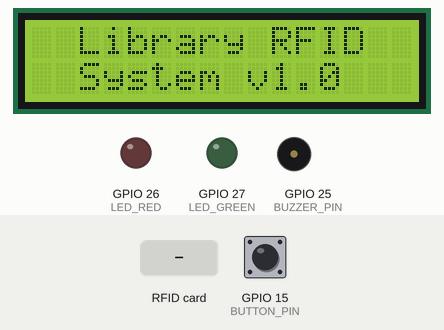
Recording of a sketch running on a simulated ESP32. Shown: 16×2 character LCD, output pins drawn as LEDs (lit = HIGH), buzzer (waves = sounding, pin HIGH). The inputs (shaded band) are chosen by the test bench; at power-on: GPIO 15 (BUTTON_PIN) HIGH. WiFi joins after 1.5 s; servers stay silent unless stated; uploads are accepted with an empty reply; what the sketch prints to the serial monitor is not drawn.

Above: at 3.2 s.
At 11.2 s:
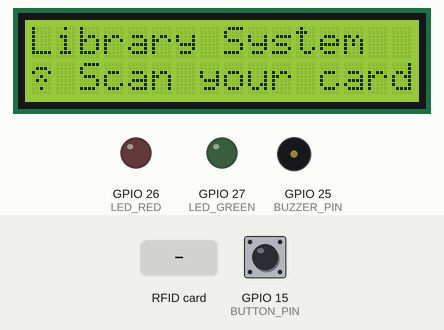
11.3 s: RFID card 5E 7A 19 C4 held to the reader
At 12.6 s:
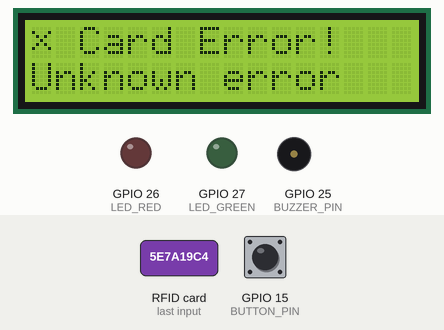
14.3 s: GPIO 15 (BUTTON_PIN) pulled LOW for 1 s
At 16.2 s:
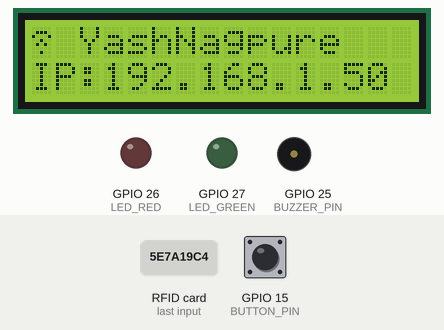
Timing chart, 0 to 17.7 s (numbered marks = the images above; inputs shaded):
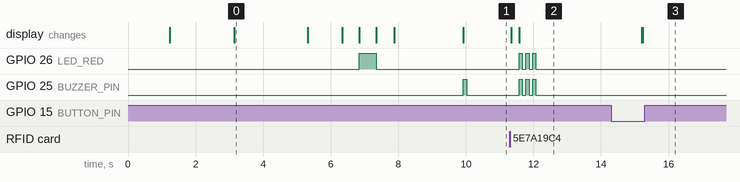

Measured:
- after the input at 11.3 s, GPIO 26 (LED_RED), GPIO 25 (BUZZER_PIN): alternates HIGH for 0.10 s and LOW for 0.10 s, 6 changes in all, then stays LOW, starting after 0.27 s; the display: first changes at once (image 2 shows a later state)
- after the input at 14.3 s, the display: first differs from a run without the input after 0.94 s (image 3)
- what the display in image 0 shows lasts 2.2 s, from 3.1 s to 5.3 s

The sketch:

rfid_scanner.ino
```cpp
/*
 * ━━━━━━━━━━━━━━━━━━━━━━━━━━━━━━━━━━━━━━━━━━━━━━━━━━
 *   ESP32 + RC522 RFID Scanner for Library System
 *   With 16x2 LCD, Buzzer, LED & Push Button
 * ━━━━━━━━━━━━━━━━━━━━━━━━━━━━━━━━━━━━━━━━━━━━━━━━━━
 *
 *  Hardware Wiring (matching your circuit diagram):
 *
 *  ┌─────────────────────────────────────────────────┐
 *  │ MFRC522 RFID    │ ESP32                        │
 *  ├─────────────────┼──────────────────────────────│
 *  │ SDA (SS)        │ GPIO  5                      │
 *  │ SCK             │ GPIO 18                      │
 *  │ MOSI            │ GPIO 23                      │
 *  │ MISO            │ GPIO 19                      │
 *  │ RST             │ GPIO 27                      │
 *  │ 3.3V            │ 3.3V                         │
 *  │ GND             │ GND                          │
 *  ├─────────────────┼──────────────────────────────│
 *  │ 16x2 LCD (I2C)  │ ESP32                        │
 *  ├─────────────────┼──────────────────────────────│
 *  │ SDA             │ GPIO 21                      │
 *  │ SCL             │ GPIO 22                      │
 *  │ VCC             │ 5V (Vin)                     │
 *  │ GND             │ GND                          │
 *  ├─────────────────┼──────────────────────────────│
 *  │ Buzzer          │ BC547 Base → R2(330Ω) → GPIO 4│
 *  │ Red LED         │ R1(330Ω) → GPIO 2            │
 *  │ Push Button     │ GPIO 15 → GND                │
 *  └─────────────────┴──────────────────────────────┘
 *
 *  Required Libraries (install via Arduino Library Manager):
 *  - MFRC522 by GithubCommunity (v1.4.10+)
 *  - ArduinoJson by Benoit Blanchon (v7.x)
 *  - LiquidCrystal_I2C by Frank de Brabander
 *  - WiFi (built-in with ESP32 board package)
 *  - HTTPClient (built-in with ESP32 board package)
 */

#include <SPI.h>
#include <MFRC522.h>
#include <WiFi.h>
#include <HTTPClient.h>
#include <WiFiClientSecure.h>
#include <ArduinoJson.h>
#include <Wire.h>
#include <LiquidCrystal_I2C.h>

// ━━━━━━━━━━━━━━━ CONFIGURATION ━━━━━━━━━━━━━━━
// ⚠️ CHANGE THESE VALUES TO MATCH YOUR SETUP

// WiFi credentials
const char* WIFI_SSID     = "YashNagpure";
const char* WIFI_PASSWORD = "yash1234";

// Backend API URL — use your computer's local IP or Render URL
// For local development:  "http://192.168.1.100:5000"
// For Render deployment:  "https://your-app.onrender.com"
const char* SERVER_URL    = "https://library-management-system-206v.onrender.com";

// ESP32 API key (must match ESP32_API_KEY in your backend .env)
const char* API_KEY       = "esp32-library-secret-key-2026";  // ← Change this

// ━━━━━━━━━━━━━━━ PIN DEFINITIONS (matching your circuit) ━━━━━━━━━━━━━━━
// RFID RC522 (SPI)
#define SS_PIN     5     // SDA pin
#define RST_PIN    -1    // RST pin (-1 = not used, RST tied to 3.3V on board)

// LCD 16x2 (I2C) — Custom pins: SDA=GPIO21, SCL=GPIO32
#define LCD_ADDRESS 0x27  // Common I2C address (try 0x3F if 0x27 doesn't work)
#define LCD_COLS    16
#define LCD_ROWS    2
#define LCD_SDA     21    // I2C SDA
#define LCD_SCL     32    // I2C SCL (not default 22, since 22 is used by RFID RST)

// Buzzer (through BC547 transistor)
#define BUZZER_PIN 25

// Red LED (with 330Ω resistor)
#define LED_RED    26

// Green LED
#define LED_GREEN  27

// Push Button
#define BUTTON_PIN 15

// ━━━━━━━━━━━━━━━ TIMING ━━━━━━━━━━━━━━━━━━━━━━
#define SCAN_COOLDOWN_MS    3000   // 3 seconds between same card scans
#define LCD_DISPLAY_TIME_MS 3000   // Show result on LCD for 3 seconds
#define HTTP_TIMEOUT_MS     10000  // 10 second HTTP timeout

// ━━━━━━━━━━━━━━━ GLOBALS ━━━━━━━━━━━━━━━━━━━━━━
MFRC522 rfid(SS_PIN, RST_PIN);
LiquidCrystal_I2C lcd(LCD_ADDRESS, LCD_COLS, LCD_ROWS);

String lastUID = "";
unsigned long lastScanTime = 0;
bool buttonPressed = false;

// Custom LCD characters
byte checkMark[8] = {
  0b00000, 0b00001, 0b00011, 0b10110,
  0b11100, 0b01000, 0b00000, 0b00000
};

byte crossMark[8] = {
  0b00000, 0b10001, 0b01010, 0b00100,
  0b01010, 0b10001, 0b00000, 0b00000
};

byte wifiIcon[8] = {
  0b00000, 0b01110, 0b10001, 0b00100,
  0b01010, 0b00000, 0b00100, 0b00000
};

// ━━━━━━━━━━━━━━━ SETUP ━━━━━━━━━━━━━━━━━━━━━━━━
void setup() {
  Serial.begin(115200);
  delay(1000);

  Serial.println();
  Serial.println("━━━━━━━━━━━━━━━━━━━━━━━━━━━━━━━━━━━━━━━");
  Serial.println("📚 Library RFID Scanner - ESP32");
  Serial.println("━━━━━━━━━━━━━━━━━━━━━━━━━━━━━━━━━━━━━━━");

  // Initialize pins
  pinMode(LED_RED, OUTPUT);
  pinMode(LED_GREEN, OUTPUT);
  pinMode(BUZZER_PIN, OUTPUT);
  pinMode(BUTTON_PIN, INPUT_PULLUP);

  digitalWrite(LED_RED, LOW);
  digitalWrite(LED_GREEN, LOW);
  digitalWrite(BUZZER_PIN, LOW);

  // ━━━ Step 1: Initialize I2C with custom pins FIRST ━━━
  Wire.begin(LCD_SDA, LCD_SCL);
  delay(100);

  // ━━━ Step 2: Initialize LCD ━━━
  lcd.init();
  lcd.backlight();
  lcd.createChar(0, checkMark);
  lcd.createChar(1, crossMark);
  lcd.createChar(2, wifiIcon);

  lcd.clear();
  lcd.setCursor(0, 0);
  lcd.print("Library RFID");
  lcd.setCursor(0, 1);
  lcd.print("Starting...");
  delay(1500);

  // ━━━ Step 3: Initialize SPI and RFID reader ━━━
  SPI.begin();
  delay(100);
  rfid.PCD_Init();
  delay(200);

  // I2C address scan (helps debug LCD issues)
  Serial.println("🔍 Scanning I2C devices...");
  int deviceCount = 0;
  for (byte addr = 1; addr < 127; addr++) {
    Wire.beginTransmission(addr);
    if (Wire.endTransmission() == 0) {
      Serial.print("   Found I2C device at 0x");
      Serial.println(addr, HEX);
      deviceCount++;
    }
  }
  Serial.print("   Total I2C devices: ");
  Serial.println(deviceCount);
  if (deviceCount == 0) {
    Serial.println("   ⚠️  No I2C device found! Check LCD wiring (SDA→GPIO21, SCL→GPIO32)");
  }
  lcd.backlight();
  lcd.createChar(0, checkMark);
  lcd.createChar(1, crossMark);
  lcd.createChar(2, wifiIcon);

  lcd.setCursor(0, 0);
  lcd.print("  Library RFID  ");
  lcd.setCursor(0, 1);
  lcd.print("  System v1.0   ");
  delay(2000);

  // Initialize SPI and RFID reader
  SPI.begin();
  rfid.PCD_Init();
  delay(100);

  // Check RFID reader
  byte version = rfid.PCD_ReadRegister(rfid.VersionReg);
  if (version == 0x00 || version == 0xFF) {
    Serial.println("❌ ERROR: MFRC522 not detected! Check wiring.");
    Serial.println("   SDA→GPIO5, SCK→GPIO18, MOSI→GPIO23, MISO→GPIO19, RST→GPIO22");

    lcd.clear();
    lcd.setCursor(0, 0);
    lcd.print("RFID Reader");
    lcd.setCursor(0, 1);
    lcd.print("NOT FOUND!");
    blinkError(10);
  } else {
    Serial.print("✅ MFRC522 detected. Firmware: 0x");
    Serial.println(version, HEX);

    lcd.clear();
    lcd.setCursor(0, 0);
    lcd.print("RFID Reader OK!");
    lcd.setCursor(0, 1);
    lcd.print("FW: 0x");
    lcd.print(version, HEX);
    delay(1000);
  }

  // Connect to WiFi
  lcdShowMessage("Connecting to", "WiFi...");
  connectWiFi();

  // Ready!
  lcdShowReady();
  Serial.println("🔍 Ready — place RFID card near the reader...");
  Serial.println("━━━━━━━━━━━━━━━━━━━━━━━━━━━━━━━━━━━━━━━");

  beep(100, 1);
}

// ━━━━━━━━━━━━━━━ MAIN LOOP ━━━━━━━━━━━━━━━━━━━━
void loop() {
  // Check push button (show WiFi status / IP)
  if (digitalRead(BUTTON_PIN) == LOW && !buttonPressed) {
    buttonPressed = true;
    showSystemInfo();
    delay(300);  // Debounce
  }
  if (digitalRead(BUTTON_PIN) == HIGH) {
    buttonPressed = false;
  }

  // Ensure WiFi is connected
  if (WiFi.status() != WL_CONNECTED) {
    Serial.println("⚠️  WiFi disconnected. Reconnecting...");
    lcdShowError("WiFi Lost!", "Reconnecting..");
    connectWiFi();
    lcdShowReady();
  }

  // Check for new RFID card
  if (!rfid.PICC_IsNewCardPresent()) {
    return;
  }

  if (!rfid.PICC_ReadCardSerial()) {
    return;
  }

  // Read UID
  String uid = getUID();
  Serial.print("🏷️  Card detected: ");
  Serial.println(uid);

  // Cooldown check — prevent rapid duplicate scans
  if (uid == lastUID && (millis() - lastScanTime) < SCAN_COOLDOWN_MS) {
    Serial.println("⏳ Same card scanned too quickly. Waiting...");
    lcdShowMessage("Please wait...", "Card cooldown");
    delay(1000);
    lcdShowReady();
    rfid.PICC_HaltA();
    rfid.PCD_StopCrypto1();
    return;
  }

  lastUID = uid;
  lastScanTime = millis();

  // Show scanning status on LCD
  lcdShowMessage("Scanning...", uid);

  // Send to backend
  sendScanToServer(uid);

  // Halt card
  rfid.PICC_HaltA();
  rfid.PCD_StopCrypto1();

  // Return to ready screen after delay
  delay(LCD_DISPLAY_TIME_MS);
  lcdShowReady();
}

// ━━━━━━━━━━━━━━━ RFID FUNCTIONS ━━━━━━━━━━━━━━━

/**
 * Read RFID card UID as hex string
 */
String getUID() {
  String uid = "";
  for (byte i = 0; i < rfid.uid.size; i++) {
    if (rfid.uid.uidByte[i] < 0x10) {
      uid += "0";
    }
    uid += String(rfid.uid.uidByte[i], HEX);
  }
  uid.toUpperCase();
  return uid;
}

// ━━━━━━━━━━━━━━━ HTTP FUNCTIONS ━━━━━━━━━━━━━━━

/**
 * Send RFID UID to backend API via HTTP POST
 */
void sendScanToServer(String uid) {
  if (WiFi.status() != WL_CONNECTED) {
    Serial.println("❌ WiFi not connected. Cannot send scan.");
    lcdShowError("WiFi Error!", "Not connected");
    indicateError();
    return;
  }

  HTTPClient http;
  String url = String(SERVER_URL) + "/api/rfid/esp32/scan";

  Serial.print("📡 Sending to: ");
  Serial.println(url);

  // Check if HTTPS — need secure client
  if (String(SERVER_URL).startsWith("https")) {
    WiFiClientSecure *client = new WiFiClientSecure;
    client->setInsecure();  // Skip certificate verification (OK for this use case)
    http.begin(*client, url);
  } else {
    http.begin(url);
  }

  http.addHeader("Content-Type", "application/json");
  http.addHeader("X-API-Key", API_KEY);
  http.setTimeout(HTTP_TIMEOUT_MS);

  // Build JSON payload
  JsonDocument doc;
  doc["rfidUid"] = uid;
  doc["deviceId"] = "ESP32-RFID-01";

  String payload;
  serializeJson(doc, payload);

  Serial.print("📤 Payload: ");
  Serial.println(payload);

  // Send POST request
  int httpCode = http.POST(payload);

  if (httpCode > 0) {
    String response = http.getString();
    Serial.print("📥 Response (");
    Serial.print(httpCode);
    Serial.print("): ");
    Serial.println(response);

    // Parse response
    JsonDocument resDoc;
    DeserializationError error = deserializeJson(resDoc, response);

    if (!error && resDoc["success"].as<bool>()) {
      // ✅ Success! Check what type of scan response
      const char* scanType = resDoc["data"]["scanType"] | "unknown";
      String type = String(scanType);

      if (type == "student") {
        // ★ Student card scanned — waiting for book scan
        const char* studentName = resDoc["data"]["student"]["name"];
        const char* enrollmentNo = resDoc["data"]["student"]["enrollmentNo"];

        Serial.println("━━━━━━━━━━━━━━━━━━━━━━━━━━━━━━━━━━━━━━━");
        Serial.print("👤 Student: ");
        Serial.println(studentName);
        Serial.print("   ID: ");
        Serial.println(enrollmentNo);
        Serial.println("📖 Now scan the book...");
        Serial.println("━━━━━━━━━━━━━━━━━━━━━━━━━━━━━━━━━━━━━━━");

        // Show on LCD
        lcd.clear();
        lcd.setCursor(0, 0);
        String name = String(studentName);
        if (name.length() > 16) name = name.substring(0, 16);
        lcd.print(name);
        lcd.setCursor(0, 1);
        lcd.print("Scan book now...");

        indicateSuccess();

      } else if (type == "book_issued") {
        // ★ Book issued successfully!
        const char* studentName = resDoc["data"]["student"]["name"];
        const char* bookTitle = resDoc["data"]["book"]["title"];

        Serial.println("━━━━━━━━━━━━━━━━━━━━━━━━━━━━━━━━━━━━━━━");
        Serial.print("📚 ISSUED: ");
        Serial.println(bookTitle);
        Serial.print("   TO: ");
        Serial.println(studentName);
        Serial.println("━━━━━━━━━━━━━━━━━━━━━━━━━━━━━━━━━━━━━━━");

        // Show on LCD
        lcd.clear();
        lcd.setCursor(0, 0);
        lcd.write(0);  // Check mark
        lcd.print(" Book Issued!");
        lcd.setCursor(0, 1);
        String title = String(bookTitle);
        if (title.length() > 16) title = title.substring(0, 16);
        lcd.print(title);

        // Double beep for success
        indicateSuccess();
        delay(200);
        indicateSuccess();

      } else {
        // Legacy: entry/exit response
        const char* studentName = resDoc["data"]["student"]["name"];
        const char* entryType = resDoc["data"]["entryType"];

        Serial.println("━━━━━━━━━━━━━━━━━━━━━━━━━━━━━━━━━━━━━━━");
        Serial.print("✅ ");
        Serial.print(entryType);
        Serial.print(" — ");
        Serial.println(studentName);
        Serial.println("━━━━━━━━━━━━━━━━━━━━━━━━━━━━━━━━━━━━━━━");

        // Show on LCD
        lcd.clear();
        lcd.setCursor(0, 0);
        lcd.write(0);
        lcd.print(" ");
        String etype = String(entryType);
        if (etype == "ENTRY") {
          lcd.print("ENTRY Welcome!");
        } else {
          lcd.print("EXIT Goodbye! ");
        }
        lcd.setCursor(0, 1);
        String name = String(studentName);
        if (name.length() > 16) name = name.substring(0, 16);
        lcd.print(name);

        indicateSuccess();
      }
    } else {
      // ❌ API returned an error
      const char* message = resDoc["message"] | "Unknown error";
      Serial.print("⚠️  Server error: ");
      Serial.println(message);

      String msg = String(message);
      if (msg.length() > 16) msg = msg.substring(0, 16);

      lcdShowError("Card Error!", msg);
      indicateError();
    }
  } else {
    Serial.print("❌ HTTP error: ");
    Serial.println(http.errorToString(httpCode));

    lcdShowError("Server Error!", "Check connection");
    indicateError();
  }

  http.end();
}

// ━━━━━━━━━━━━━━━ WiFi FUNCTIONS ━━━━━━━━━━━━━━━

/**
 * Connect to WiFi network
 */
void connectWiFi() {
  Serial.print("📶 Connecting to WiFi: ");
  Serial.println(WIFI_SSID);

  WiFi.mode(WIFI_STA);
  WiFi.begin(WIFI_SSID, WIFI_PASSWORD);

  int attempts = 0;
  while (WiFi.status() != WL_CONNECTED && attempts < 20) {
    delay(500);
    Serial.print(".");
    digitalWrite(LED_RED, !digitalRead(LED_RED));  // Blink red while connecting

    // Show progress on LCD
    lcd.setCursor(attempts % 16, 1);
    lcd.print(".");
    attempts++;
  }

  Serial.println();
  digitalWrite(LED_RED, LOW);

  if (WiFi.status() == WL_CONNECTED) {
    Serial.print("✅ WiFi connected! IP: ");
    Serial.println(WiFi.localIP());

    lcd.clear();
    lcd.setCursor(0, 0);
    lcd.write(2);  // WiFi icon
    lcd.print(" WiFi Connected");
    lcd.setCursor(0, 1);
    lcd.print(WiFi.localIP());
    delay(2000);
  } else {
    Serial.println("❌ WiFi connection failed!");
    lcdShowError("WiFi Failed!", "Check password");
    blinkError(5);
  }
}

// ━━━━━━━━━━━━━━━ LCD FUNCTIONS ━━━━━━━━━━━━━━━

/**
 * Show ready screen on LCD
 */
void lcdShowReady() {
  lcd.clear();
  lcd.setCursor(0, 0);
  lcd.print("Library System  ");
  lcd.setCursor(0, 1);
  lcd.write(2);  // WiFi icon
  lcd.print(" Scan your card");
}

/**
 * Show a 2-line message on LCD
 */
void lcdShowMessage(const char* line1, String line2) {
  lcd.clear();
  lcd.setCursor(0, 0);
  lcd.print(line1);
  lcd.setCursor(0, 1);
  if (line2.length() > 16) line2 = line2.substring(0, 16);
  lcd.print(line2);
}

/**
 * Show error on LCD
 */
void lcdShowError(const char* line1, String line2) {
  lcd.clear();
  lcd.setCursor(0, 0);
  lcd.write(1);  // Cross mark
  lcd.print(" ");
  lcd.print(line1);
  lcd.setCursor(0, 1);
  if (line2.length() > 16) line2 = line2.substring(0, 16);
  lcd.print(line2);
}

/**
 * Show system info (on button press)
 */
void showSystemInfo() {
  // Screen 1: WiFi info
  lcd.clear();
  lcd.setCursor(0, 0);
  if (WiFi.status() == WL_CONNECTED) {
    lcd.write(2);
    lcd.print(" ");
    lcd.print(WIFI_SSID);
  } else {
    lcd.write(1);
    lcd.print(" No WiFi");
  }
  lcd.setCursor(0, 1);
  lcd.print("IP:");
  lcd.print(WiFi.localIP());
  delay(3000);

  // Screen 2: Server info
  lcd.clear();
  lcd.setCursor(0, 0);
  lcd.print("Server:");
  lcd.setCursor(0, 1);
  String serverStr = String(SERVER_URL);
  if (serverStr.length() > 16) serverStr = serverStr.substring(7, 23);  // Remove http://
  lcd.print(serverStr);
  delay(3000);

  // Back to ready
  lcdShowReady();
}

// ━━━━━━━━━━━━━━━ LED & BUZZER FUNCTIONS ━━━━━━━━━━━━━━━

/**
 * Indicate successful scan (GREEN LED + single beep)
 */
void indicateSuccess() {
  digitalWrite(LED_GREEN, HIGH);
  beep(150, 1);
  delay(300);
  digitalWrite(LED_GREEN, LOW);
}

/**
 * Indicate error (RED LED + triple beep)
 */
void indicateError() {
  for (int i = 0; i < 3; i++) {
    digitalWrite(LED_RED, HIGH);
    beep(100, 1);
    digitalWrite(LED_RED, LOW);
    delay(100);
  }
}

/**
 * Blink red LED for errors
 */
void blinkError(int times) {
  for (int i = 0; i < times; i++) {
    digitalWrite(LED_RED, HIGH);
    delay(200);
    digitalWrite(LED_RED, LOW);
    delay(200);
  }
}

/**
 * Buzzer beep (through BC547 transistor)
 */
void beep(int durationMs, int times) {
  for (int i = 0; i < times; i++) {
    digitalWrite(BUZZER_PIN, HIGH);
    delay(durationMs);
    digitalWrite(BUZZER_PIN, LOW);
    if (i < times - 1) delay(100);
  }
}
```
